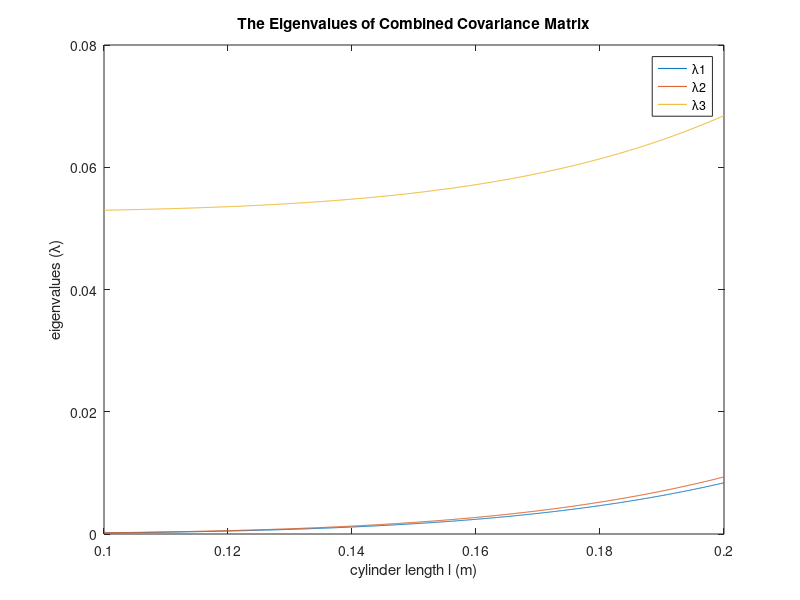

Reproduce this figure in MATLAB.
%% 1(d)
clear
l = 0.1:0.0001:0.2;
a = 0.002;
k = 2*pi/0.24;
RVI = (k^4.*l.^6)./(1.9*(log(4*l./a)-1).^2+k^4.*l.^6);
plot(l,RVI)
title('The Radar Vegetation Index (RVI)')
xlabel('cylinder length l (m)')
ylabel('RVI')

%% 1(e)
clear
a = 0.002;
l = 0.1:0.0001:0.2;
k = 2*pi/0.24;
c = ((k^2.*l.^3)./(6*(log(4*l./a)-1))).^2;
e1 = c/4;
e2 = 0.0625*(0.4212+6*c-(0.17732+1.248*c+4*c.^2).^0.5);
e3 = 0.0625*(0.4212+6*c+(0.17732+1.248*c+4*c.^2).^0.5);
plot(l,e1,l,e2,l,e3)
title('The Eigenvalues of Combined Covariance Matrix')
legend('\lambda1','\lambda2','\lambda3')
xlabel('cylinder length l (m)')
ylabel('eigenvalues (\lambda)')
axis([0.1 0.2 0 0.08])
